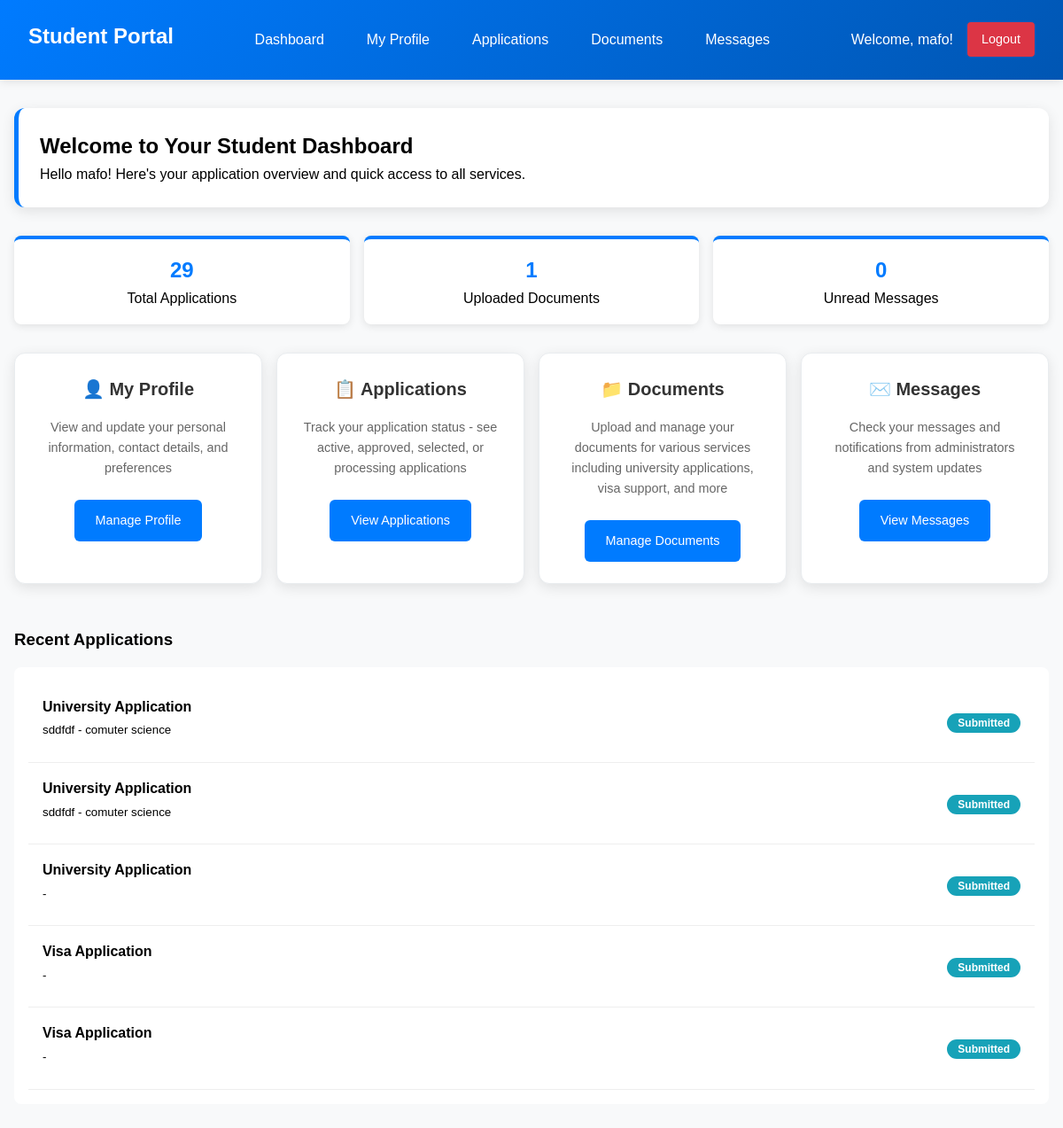
The page /student-portal/ (signed in) on the database its author committed.
### student_portal/models.py (models this page shows, shortened)
class Application(models.Model):
    APPLICATION_STATUS = [
        ('pending_payment', 'Pending Payment'),
        ('submitted', 'Submitted'),
        ('under_review', 'Under Review'),
        ('approved', 'Approved'),
        ('rejected', 'Rejected'),
        ('selected', 'Selected'),
    ]
    APPLICATION_TYPES = [
        ('university', 'University Application'),
        ('visa', 'Visa Application'),
        ('scholarship', 'Scholarship'),
        ('loan', 'Student Loan'),
    ]
    student = models.ForeignKey(User, on_delete=models.CASCADE)
    application_type = models.CharField(max_length=20, choices=APPLICATION_TYPES)
    university_name = models.CharField(max_length=255, blank=True)
    course = models.CharField(max_length=255, blank=True)
    country = models.CharField(max_length=100, blank=True)
    status = models.CharField(max_length=20, choices=APPLICATION_STATUS, default='pending_payment')
    submission_date = models.DateTimeField(auto_now_add=True)
    created_at = models.DateTimeField(auto_now_add=True)
    updated_at = models.DateTimeField(auto_now=True)
    is_paid = models.BooleanField(default=False)
    payment_amount = models.DecimalField(max_digits=10, decimal_places=2, default=5000.00)

### student_portal/views.py (the view)
# urls.py: path('', views.student_dashboard, name='dashboard'),
@login_required(login_url='student_portal:login')
def student_dashboard(request):
    applications = Application.objects.filter(student=request.user)
    documents = Document.objects.filter(student=request.user)
    unread_messages = Message.objects.filter(student=request.user, is_read=False)
    context = {
        'applications': applications,
        'documents_count': documents.count(),
        'unread_messages_count': unread_messages.count(),
    }
    return render(request, 'student_portal/dashboard.html', context)

### student_portal/templates/student_portal/dashboard.html (shortened to what this page needs)
<!DOCTYPE html>
<html lang="en">
<head>
</head>
<body>
    <div class="header">
        <h1>Student Portal</h1>
        <nav class="nav-menu">
            <a href="{% url 'student_portal:dashboard' %}">Dashboard</a>
            <a href="{% url 'student_portal:profile' %}">My Profile</a>
            <a href="{% url 'student_portal:applications' %}">Applications</a>
            <a href="{% url 'student_portal:documents' %}">Documents</a>
            <a href="{% url 'student_portal:messages' %}">
                Messages
            </a>
        </nav>
        <div class="user-info">
            Welcome, {{ user.get_full_name|default:user.username }}!
            <a href="{% url 'student_portal:logout' %}" class="btn-logout">Logout</a>
        </div>
    </div>
    <div class="container">
        <div class="welcome-card">
            <h2>Welcome to Your Student Dashboard</h2>
            <p>Hello {{ user.first_name|default:user.username }}! Here's your application overview and quick access to all services.</p>
        </div>
        <div class="stats-grid">
            <div class="stat-card">
                <div class="stat-number">{{ applications.count }}</div>
                <div>Total Applications</div>
            </div>
            <div class="stat-card">
                <div class="stat-number">{{ documents_count }}</div>
                <div>Uploaded Documents</div>
            </div>
            <div class="stat-card">
                <div class="stat-number">{{ unread_messages_count }}</div>
                <div>Unread Messages</div>
            </div>
        </div>
        <div class="dashboard-grid">
            <div class="dashboard-card" onclick="location.href='{% url 'student_portal:profile' %}'">
                <h3>👤 My Profile</h3>
                <p>View and update your personal information, contact details, and preferences</p>
                <a href="{% url 'student_portal:profile' %}" class="btn-primary">Manage Profile</a>
            </div>
            <div class="dashboard-card" onclick="location.href='{% url 'student_portal:applications' %}'">
                <h3>📋 Applications</h3>
                <p>Track your application status - see active, approved, selected, or processing applications</p>
                <a href="{% url 'student_portal:applications' %}" class="btn-primary">View Applications</a>
            </div>
            <div class="dashboard-card" onclick="location.href='{% url 'student_portal:documents' %}'">
                <h3>📁 Documents</h3>
                <p>Upload and manage your documents for various services including university applications, visa support, and more</p>
                <a href="{% url 'student_portal:documents' %}" class="btn-primary">Manage Documents</a>
            </div>
            <div class="dashboard-card" onclick="location.href='{% url 'student_portal:messages' %}'">
                <h3>✉️ Messages</h3>
                <p>Check your messages and notifications from administrators and system updates</p>
                <a href="{% url 'student_portal:messages' %}" class="btn-primary">View Messages</a>
            </div>
        </div>
        {% if applications %}
        <div class="recent-applications">
            <h3>Recent Applications</h3>
            <div class="applications-list">
                {% for application in applications|slice:":5" %}
                <div class="application-item">
                    <div class="application-details">
                        <strong>{{ application.get_application_type_display }}</strong>
                        <br>
                        <small>{{ application.university_name }} - {{ application.course }}</small>
                    </div>
                    <div>
                        <span class="application-status status-{{ application.status }}">
                            {{ application.get_status_display }}
                        </span>
                    </div>
                </div>
                {% endfor %}
            </div>
        </div>
        {% endif %}
    </div>
</body>
</html>

### student_portal/templates/student_portal/dashboard.html (style rules this page uses)
* { margin: 0; padding: 0; box-sizing: border-box; }
body { font-family: 'Arial', sans-serif; background-color: #f8f9fa; line-height: 1.6; }
.header { background: linear-gradient(135deg, #007bff, #0056b3); color: white; padding: 1rem 2rem; display: flex; justify-content: space-between; align-items: center; box-shadow: 0 2px 10px rgba(0,0,0,0.1); flex-wrap: wrap; }
.header h1 { font-size: 1.5rem; margin-bottom: 0.5rem; }
.nav-menu { display: flex; gap: 1rem; flex-wrap: wrap; margin: 0.5rem 0; }
.nav-menu a { color: white; text-decoration: none; padding: 0.5rem 1rem; border-radius: 4px; transition: background-color 0.3s; display: flex; align-items: center; gap: 0.25rem; }
.user-info { display: flex; align-items: center; gap: 1rem; flex-wrap: wrap; margin: 0.5rem 0; }
.container { max-width: 1200px; margin: 2rem auto; padding: 0 1rem; }
.welcome-card { background: white; padding: 1.5rem; border-radius: 12px; box-shadow: 0 4px 15px rgba(0,0,0,0.1); margin-bottom: 2rem; border-left: 5px solid #007bff; }
.stats-grid { display: grid; grid-template-columns: repeat(auto-fit, minmax(150px, 1fr)); gap: 1rem; margin-bottom: 2rem; }
.stat-card { background: white; padding: 1rem; border-radius: 8px; box-shadow: 0 2px 10px rgba(0,0,0,0.1); text-align: center; border-top: 4px solid #007bff; }
.stat-number { font-size: 1.5rem; font-weight: bold; color: #007bff; }
.dashboard-grid { display: grid; grid-template-columns: repeat(auto-fit, minmax(250px, 1fr)); gap: 1rem; }
.dashboard-card { background: white; padding: 1.5rem; border-radius: 12px; box-shadow: 0 4px 15px rgba(0,0,0,0.1); text-align: center; transition: transform 0.3s, box-shadow 0.3s; cursor: pointer; border: 1px solid #e9ecef; }
.dashboard-card h3 { color: #333; margin-bottom: 1rem; font-size: 1.25rem; }
.dashboard-card p { color: #666; margin-bottom: 1.5rem; font-size: 0.9rem; }
.btn-primary { background: #007bff; color: white; padding: 0.75rem 1.5rem; text-decoration: none; border-radius: 6px; border: none; cursor: pointer; transition: background-color 0.3s; display: inline-block; font-size: 0.9rem; }
.btn-logout { background: #dc3545; color: white; padding: 0.5rem 1rem; text-decoration: none; border-radius: 4px; border: none; cursor: pointer; font-size: 0.9rem; }
.application-status { padding: 0.25rem 0.75rem; border-radius: 20px; font-size: 0.75rem; font-weight: bold; }
.status-submitted { background: #17a2b8; color: white; }
.recent-applications { margin-top: 3rem; }
.recent-applications h3 { margin-bottom: 1rem; }
.applications-list { background: white; border-radius: 8px; padding: 1rem; margin-top: 1rem; }
.application-item { display: flex; justify-content: space-between; align-items: center; padding: 1rem; border-bottom: 1px solid #eee; flex-wrap: wrap; }
.application-details { flex: 1; min-width: 200px; margin-bottom: 0.5rem; }

### rows shown on the page
Application: application_type "University Application", university_name "sddfdf", course "comuter science", status "Submitted"
Application: application_type "University Application", university_name "sddfdf", course "comuter science", status "Submitted"
Application: application_type "University Application", status "Submitted"
Application: application_type "Visa Application", status "Submitted"
Application: application_type "Visa Application", status "Submitted"

### other values the page prints
{{ user.get_full_name|default:user.username }} "mafo"
{{ user.first_name|default:user.username }} "mafo"
{{ applications.count }} "29"
{{ documents_count }} "1"
{{ unread_messages_count }} "0"
